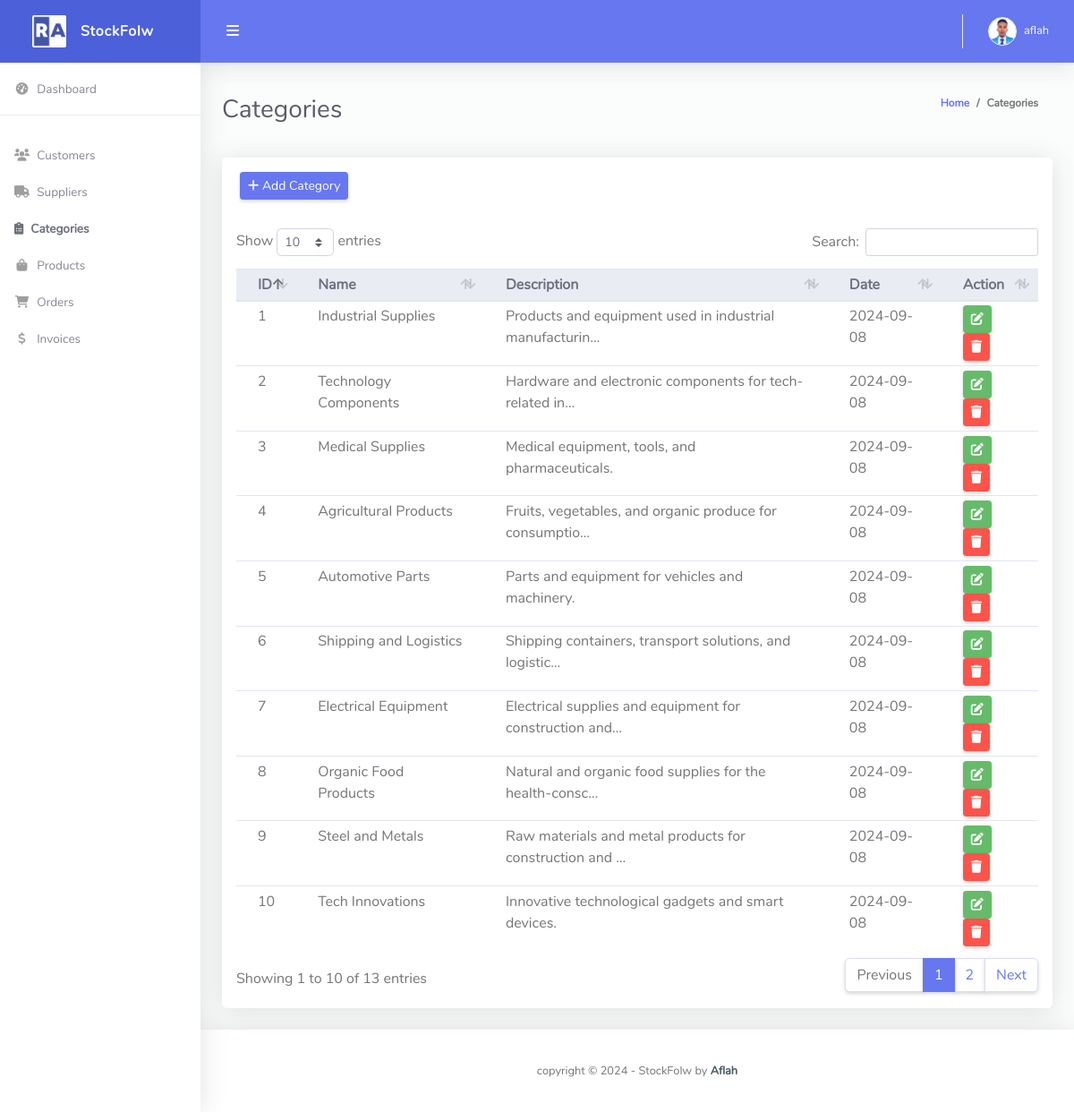
Page /category/ (signed in) on the committed database.
### stockflow/models.py (models this page shows, shortened)
class Customer(models.Model):
    user = models.OneToOneField(User, null=True, blank=True, on_delete=models.CASCADE)
    name = models.CharField(max_length=200, null=True, blank=True)
    phone = models.CharField(max_length=200, null=True, blank=True)
    email = models.EmailField(max_length=200, null=True, blank=True)
    address = models.TextField(null=True, blank=True)
    profile_pic = models.ImageField(default="profile1.png", null=True, blank=True)
    date_created = models.DateTimeField(auto_now_add=True, null=True, blank=True)

class Category(models.Model):
    name = models.CharField(max_length=200)
    description = models.TextField(blank=True, null=True)
    created_at = models.DateTimeField(auto_now_add=True)
    class Meta:
        verbose_name_plural = "Categories"

### stockflow/decorators.py (the view)
		def wrapper_func(request, *args, **kwargs):
			group = None
			if request.user.groups.exists():
				group = request.user.groups.all()[0].name
			if group in allowed_roles:
				return view_func(request, *args, **kwargs)
			else:
				return redirect('/')

### stockflow/forms.py
class CategoryForm(forms.ModelForm):
    class Meta:
        model = Category
        fields = '__all__'
        widgets = {
            'name': forms.TextInput(attrs={'class': 'form-control', 'placeholder': 'Category Name', 'required': True}),
            'description': forms.Textarea(attrs={'class': 'form-control', 'placeholder': 'Description', 'required': True}),
        }

### stockflow/views.py (called while the page is built)
@login_required(login_url='login')
@allowed_users(allowed_roles=['admin'])
def category(request):
    categories = Category.objects.all()
    form = CategoryForm()
    context = {'categories': categories, 'form': form}
    return render(request, 'category.html', context)

### templates/category.html (shortened to what this page needs)
{% extends 'base.html' %}
{% block content %}
<div class="container-fluid" id="container-wrapper">
    <div class="d-sm-flex align-items-center justify-content-between mb-4">
        <h1 class="h3 mb-0 text-gray-800">Categories</h1>
        <ol class="breadcrumb">
            <li class="breadcrumb-item"><a href="{% url 'home' %}">Home</a></li>
            <li class="breadcrumb-item">Categories</li>
        </ol>
    </div>
    <div class="row">
        <div class="col-lg-12">
            <div class="card mb-4">
                <div class="card-header py-3 d-flex flex-row align-items-center justify-content-between">
                    <button class="btn btn-sm btn-primary" data-toggle="modal" data-target="#modal-add-category">
                        <i class="fas fa-plus"></i> Add Category
                    </button>
                </div>
                <div class="table-responsive p-3">
                    <table class="table align-items-center table-flush table-hover table-sm" id="dataTableHover">
                        <thead class="thead-light">
                            <tr>
                                <th>ID</th>
                                <th>Name</th>
                                <th>Description</th>
                                <th>Date</th>
                                <th>Action</th>
                            </tr>
                        </thead>
                        <tbody>
                            {% for category in categories %}
                            <tr data-description="{{ category.description }}">
                                <td>{{ category.id }}</td>
                                <td>{{ category.name }}</td>
                                <td>{{ category.description|truncatechars:55|default:category.description }}</td>
                                <td>{{ category.created_at|date:"Y-m-d" }}</td>
                                <td>
                                    <a href="" class="btn btn-sm btn-success" data-toggle="modal"
                                        data-target="#modal-update-{{ category.id }}">
                                        <i class="fas fa-edit"></i>
                                    </a>
                                    <a href="" class="btn btn-sm btn-danger" data-toggle="modal"
                                        data-target="#modal-delete-{{ category.id }}">
                                        <i class="fas fa-trash"></i>
                                    </a>
                                </td>
                            </tr>
                            {% endfor %}
                        </tbody>
                    </table>
                </div>
            </div>
        </div>
    </div>
</div>
{% endblock %}

### templates/partials/topbar.html (shortened to what this page needs)
{% load static %}
<nav class="navbar navbar-expand navbar-light bg-navbar topbar mb-4 static-top">
    <button id="sidebarToggleTop" class="btn btn-link rounded-circle mr-3">
        <i class="fa fa-bars"></i>
    </button>
    <ul class="navbar-nav ml-auto">
        <li class="nav-item dropdown no-arrow">
            <a class="nav-link dropdown-toggle" href="#" id="userDropdown" role="button" data-toggle="dropdown"
                aria-haspopup="true" aria-expanded="false">
                {% if request.user.customer.profile_pic %}
                <img class="img-profile rounded-circle" src="{{request.user.customer.profile_pic.url}}"
                    style="max-width: 60px">
                {% else %}
                <img class="img-profile rounded-circle" src="{% static 'img/Testro.jpg' %}" style="max-width: 60px">
                {% endif %}
                <span class="ml-2 d-none d-lg-inline text-white small">{{request.user}}</span>
            </a>
        </li>
    </ul>
</nav>

### rows in the picture
Category: id "1", name "Industrial Supplies", description "Products and equipment used in industrial manufacturin…", created_at "2024-09-08"
Category: id "2", name "Technology Components", description "Hardware and electronic components for tech-related in…", created_at "2024-09-08"
Category: id "3", name "Medical Supplies", description "Medical equipment, tools, and pharmaceuticals.", created_at "2024-09-08"
Category: id "4", name "Agricultural Products", description "Fruits, vegetables, and organic produce for consumptio…", created_at "2024-09-08"
Category: id "5", name "Automotive Parts", description "Parts and equipment for vehicles and machinery.", created_at "2024-09-08"
Category: id "6", name "Shipping and Logistics", description "Shipping containers, transport solutions, and logistic…", created_at "2024-09-08"
Category: id "7", name "Electrical Equipment", description "Electrical supplies and equipment for construction and…", created_at "2024-09-08"
Category: id "8", name "Organic Food Products", description "Natural and organic food supplies for the health-consc…", created_at "2024-09-08"
Category: id "9", name "Steel and Metals", description "Raw materials and metal products for construction and …", created_at "2024-09-08"
Category: id "10", name "Tech Innovations", description "Innovative technological gadgets and smart devices.", created_at "2024-09-08"

### other values in the picture
{{ request.user }} "aflah"
